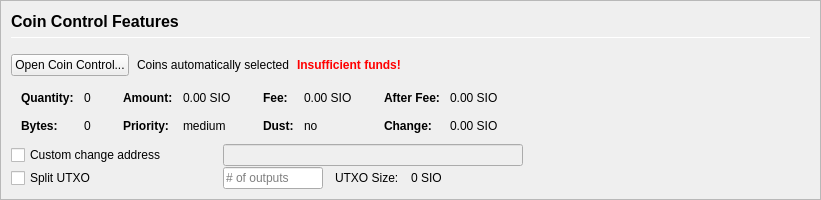
         <widget class="QFrame" name="frameCoinControl">
          <property name="sizePolicy">
           <sizepolicy hsizetype="Expanding" vsizetype="Expanding">
            <horstretch>0</horstretch>
            <verstretch>0</verstretch>
           </sizepolicy>
          </property>
          <property name="maximumSize">
           <size>
            <width>16777215</width>
            <height>16777215</height>
           </size>
          </property>
          <property name="frameShape">
           <enum>QFrame::StyledPanel</enum>
          </property>
          <property name="frameShadow">
           <enum>QFrame::Sunken</enum>
          </property>
          <layout class="QVBoxLayout" name="verticalLayoutCoinControl2">
           <property name="spacing">
            <number>0</number>
           </property>
           <property name="margin">
            <number>0</number>
           </property>
           <item>
            <widget class="QFrame" name="frameCoinControl_BG">
             <layout class="QVBoxLayout" name="verticalLayoutCoinControl" stretch="0,0,0,0,0,0">
              <property name="spacing">
               <number>1</number>
              </property>
              <property name="leftMargin">
               <number>10</number>
              </property>
              <property name="topMargin">
               <number>10</number>
              </property>
              <item>
               <layout class="QHBoxLayout" name="horizontalLayoutCoinControl1">
                <property name="bottomMargin">
                 <number>15</number>
                </property>
                <item>
                 <layout class="QVBoxLayout" name="verticalLayout_3">
                  <property name="spacing">
                   <number>6</number>
                  </property>
                  <item>
                   <widget class="QLabel" name="labelCoinControlFeatures">
                    <property name="sizePolicy">
                     <sizepolicy hsizetype="Preferred" vsizetype="Maximum">
                      <horstretch>0</horstretch>
                      <verstretch>0</verstretch>
                     </sizepolicy>
                    </property>
                    <property name="minimumSize">
                     <size>
                      <width>0</width>
                      <height>20</height>
                     </size>
                    </property>
                    <property name="font">
                     <font>
                      <pointsize>12</pointsize>
                      <weight>75</weight>
                      <bold>true</bold>
                     </font>
                    </property>
                    <property name="styleSheet">
                     <string notr="true">font-weight:bold;</string>
                    </property>
                    <property name="text">
                     <string>Coin Control Features</string>
                    </property>
                   </widget>
                  </item>
                  <item>
                   <widget class="Line" name="line">
                    <property name="minimumSize">
                     <size>
                      <width>0</width>
                      <height>1</height>
                     </size>
                    </property>
                    <property name="maximumSize">
                     <size>
                      <width>16777215</width>
                      <height>1</height>
                     </size>
                    </property>
                    <property name="orientation">
                     <enum>Qt::Horizontal</enum>
                    </property>
                   </widget>
                  </item>
                 </layout>
                </item>
               </layout>
              </item>
              <item>
               <layout class="QHBoxLayout" name="horizontalLayoutCoinControl2" stretch="0,0,0,0">
                <property name="spacing">
                 <number>8</number>
                </property>
                <property name="bottomMargin">
                 <number>10</number>
                </property>
                <item>
                 <widget class="QPushButton" name="pushButtonCoinControl">
                  <property name="styleSheet">
                   <string notr="true"/>
                  </property>
                  <property name="text">
                   <string>Open Coin Control...</string>
                  </property>
                  <property name="autoDefault">
                   <bool>false</bool>
                  </property>
                 </widget>
                </item>
                <item>
                 <widget class="QLabel" name="labelCoinControlAutomaticallySelected">
                  <property name="text">
                   <string>Coins automatically selected</string>
                  </property>
                  <property name="margin">
                   <number>5</number>
                  </property>
                 </widget>
                </item>
                <item>
                 <widget class="QLabel" name="labelCoinControlInsuffFunds">
                  <property name="font">
                   <font>
                    <weight>75</weight>
                    <bold>true</bold>
                   </font>
                  </property>
                  <property name="styleSheet">
                   <string notr="true">color:red;font-weight:bold;</string>
                  </property>
                  <property name="text">
                   <string>Insufficient funds!</string>
                  </property>
                  <property name="margin">
                   <number>5</number>
                  </property>
                 </widget>
                </item>
                <item>
                 <spacer name="horizontalSpacerCoinControl">
                  <property name="orientation">
                   <enum>Qt::Horizontal</enum>
                  </property>
                  <property name="sizeHint" stdset="0">
                   <size>
                    <width>40</width>
                    <height>1</height>
                   </size>
                  </property>
                 </spacer>
                </item>
               </layout>
              </item>
              <item>
               <widget class="QWidget" name="widgetCoinControl" native="true">
                <property name="sizePolicy">
                 <sizepolicy hsizetype="Preferred" vsizetype="Preferred">
                  <horstretch>0</horstretch>
                  <verstretch>0</verstretch>
                 </sizepolicy>
                </property>
                <property name="minimumSize">
                 <size>
                  <width>0</width>
                  <height>0</height>
                 </size>
                </property>
                <property name="styleSheet">
                 <string notr="true"/>
                </property>
                <layout class="QHBoxLayout" name="horizontalLayoutCoinControl5">
                 <property name="margin">
                  <number>0</number>
                 </property>
                 <item>
                  <layout class="QHBoxLayout" name="horizontalLayoutCoinControl3" stretch="0,0,0,1">
                   <property name="spacing">
                    <number>20</number>
                   </property>
                   <property name="topMargin">
                    <number>0</number>
                   </property>
                   <property name="bottomMargin">
                    <number>10</number>
                   </property>
                   <item>
                    <layout class="QFormLayout" name="formLayoutCoinControl1">
                     <property name="horizontalSpacing">
                      <number>10</number>
                     </property>
                     <property name="verticalSpacing">
                      <number>14</number>
                     </property>
                     <property name="leftMargin">
                      <number>10</number>
                     </property>
                     <property name="topMargin">
                      <number>4</number>
                     </property>
                     <property name="rightMargin">
                      <number>6</number>
                     </property>
                     <item row="0" column="0">
                      <widget class="QLabel" name="labelCoinControlQuantityText">
                       <property name="font">
                        <font>
                         <weight>75</weight>
                         <bold>true</bold>
                        </font>
                       </property>
                       <property name="text">
                        <string>Quantity:</string>
                       </property>
                       <property name="margin">
                        <number>0</number>
                       </property>
                      </widget>
                     </item>
                     <item row="0" column="1">
                      <widget class="QLabel" name="labelCoinControlQuantity">
                       <property name="cursor">
                        <cursorShape>IBeamCursor</cursorShape>
                       </property>
                       <property name="contextMenuPolicy">
                        <enum>Qt::ActionsContextMenu</enum>
                       </property>
                       <property name="text">
                        <string notr="true">0</string>
                       </property>
                       <property name="margin">
                        <number>0</number>
                       </property>
                       <property name="textInteractionFlags">
                        <set>Qt::LinksAccessibleByMouse|Qt::TextSelectableByKeyboard|Qt::TextSelectableByMouse</set>
                       </property>
                      </widget>
                     </item>
                     <item row="1" column="0">
                      <widget class="QLabel" name="labelCoinControlBytesText">
                       <property name="font">
                        <font>
                         <weight>75</weight>
                         <bold>true</bold>
                        </font>
                       </property>
                       <property name="text">
                        <string>Bytes:</string>
                       </property>
                      </widget>
                     </item>
                     <item row="1" column="1">
                      <widget class="QLabel" name="labelCoinControlBytes">
                       <property name="cursor">
                        <cursorShape>IBeamCursor</cursorShape>
                       </property>
                       <property name="contextMenuPolicy">
                        <enum>Qt::ActionsContextMenu</enum>
                       </property>
                       <property name="text">
                        <string notr="true">0</string>
                       </property>
                       <property name="textInteractionFlags">
                        <set>Qt::LinksAccessibleByMouse|Qt::TextSelectableByKeyboard|Qt::TextSelectableByMouse</set>
                       </property>
                      </widget>
                     </item>
                    </layout>
                   </item>
                   <item>
                    <layout class="QFormLayout" name="formLayoutCoinControl2">
                     <property name="horizontalSpacing">
                      <number>10</number>
                     </property>
                     <property name="verticalSpacing">
                      <number>14</number>
                     </property>
                     <property name="leftMargin">
                      <number>6</number>
                     </property>
                     <property name="topMargin">
                      <number>4</number>
                     </property>
                     <property name="rightMargin">
                      <number>6</number>
                     </property>
                     <item row="0" column="0">
                      <widget class="QLabel" name="labelCoinControlAmountText">
                       <property name="font">
                        <font>
                         <weight>75</weight>
                         <bold>true</bold>
                        </font>
                       </property>
                       <property name="text">
                        <string>Amount:</string>
                       </property>
                       <property name="margin">
                        <number>0</number>
                       </property>
                      </widget>
                     </item>
                     <item row="0" column="1">
                      <widget class="QLabel" name="labelCoinControlAmount">
                       <property name="cursor">
                        <cursorShape>IBeamCursor</cursorShape>
                       </property>
                       <property name="contextMenuPolicy">
                        <enum>Qt::ActionsContextMenu</enum>
                       </property>
                       <property name="text">
                        <string notr="true">0.00 SIO</string>
                       </property>
                       <property name="textInteractionFlags">
                        <set>Qt::LinksAccessibleByMouse|Qt::TextSelectableByKeyboard|Qt::TextSelectableByMouse</set>
                       </property>
                      </widget>
                     </item>
                     <item row="1" column="0">
                      <widget class="QLabel" name="labelCoinControlPriorityText">
                       <property name="font">
                        <font>
                         <weight>75</weight>
                         <bold>true</bold>
                        </font>
                       </property>
                       <property name="text">
                        <string>Priority:</string>
                       </property>
                      </widget>
                     </item>
                     <item row="1" column="1">
                      <widget class="QLabel" name="labelCoinControlPriority">
                       <property name="cursor">
                        <cursorShape>IBeamCursor</cursorShape>
                       </property>
                       <property name="contextMenuPolicy">
                        <enum>Qt::ActionsContextMenu</enum>
                       </property>
                       <property name="text">
                        <string>medium</string>
                       </property>
                       <property name="textInteractionFlags">
                        <set>Qt::LinksAccessibleByMouse|Qt::TextSelectableByKeyboard|Qt::TextSelectableByMouse</set>
                       </property>
                      </widget>
                     </item>
                    </layout>
                   </item>
                   <item>
                    <layout class="QFormLayout" name="formLayoutCoinControl3">
                     <property name="horizontalSpacing">
                      <number>10</number>
                     </property>
                     <property name="verticalSpacing">
                      <number>14</number>
                     </property>
                     <property name="leftMargin">
                      <number>6</number>
                     </property>
                     <property name="topMargin">
                      <number>4</number>
                     </property>
                     <property name="rightMargin">
                      <number>6</number>
                     </property>
                     <item row="0" column="0">
                      <widget class="QLabel" name="labelCoinControlFeeText">
                       <property name="font">
                        <font>
                         <weight>75</weight>
                         <bold>true</bold>
                        </font>
                       </property>
                       <property name="text">
                        <string>Fee:</string>
                       </property>
                       <property name="margin">
                        <number>0</number>
                       </property>
                      </widget>
                     </item>
                     <item row="0" column="1">
                      <widget class="QLabel" name="labelCoinControlFee">
                       <property name="cursor">
                        <cursorShape>IBeamCursor</cursorShape>
                       </property>
                       <property name="contextMenuPolicy">
                        <enum>Qt::ActionsContextMenu</enum>
                       </property>
                       <property name="text">
                        <string notr="true">0.00 SIO</string>
                       </property>
                       <property name="textInteractionFlags">
                        <set>Qt::LinksAccessibleByMouse|Qt::TextSelectableByKeyboard|Qt::TextSelectableByMouse</set>
                       </property>
                      </widget>
                     </item>
                     <item row="1" column="0">
                      <widget class="QLabel" name="labelCoinControlLowOutputText">
                       <property name="font">
                        <font>
                         <weight>75</weight>
                         <bold>true</bold>
                        </font>
                       </property>
                       <property name="text">
                        <string>Dust:</string>
                       </property>
                      </widget>
                     </item>
                     <item row="1" column="1">
                      <widget class="QLabel" name="labelCoinControlLowOutput">
                       <property name="cursor">
                        <cursorShape>IBeamCursor</cursorShape>
                       </property>
                       <property name="contextMenuPolicy">
                        <enum>Qt::ActionsContextMenu</enum>
                       </property>
                       <property name="text">
                        <string>no</string>
                       </property>
                       <property name="textInteractionFlags">
                        <set>Qt::LinksAccessibleByMouse|Qt::TextSelectableByKeyboard|Qt::TextSelectableByMouse</set>
                       </property>
                      </widget>
                     </item>
                    </layout>
                   </item>
                   <item>
                    <layout class="QFormLayout" name="formLayoutCoinControl4">
                     <property name="horizontalSpacing">
                      <number>10</number>
                     </property>
                     <property name="verticalSpacing">
                      <number>14</number>
                     </property>
                     <property name="leftMargin">
                      <number>6</number>
                     </property>
                     <property name="topMargin">
                      <number>4</number>
                     </property>
                     <property name="rightMargin">
                      <number>6</number>
                     </property>
                     <item row="0" column="0">
                      <widget class="QLabel" name="labelCoinControlAfterFeeText">
                       <property name="font">
                        <font>
                         <weight>75</weight>
                         <bold>true</bold>
                        </font>
                       </property>
                       <property name="text">
                        <string>After Fee:</string>
                       </property>
                       <property name="margin">
                        <number>0</number>
                       </property>
                      </widget>
                     </item>
                     <item row="0" column="1">
                      <widget class="QLabel" name="labelCoinControlAfterFee">
                       <property name="cursor">
                        <cursorShape>IBeamCursor</cursorShape>
                       </property>
                       <property name="contextMenuPolicy">
                        <enum>Qt::ActionsContextMenu</enum>
                       </property>
                       <property name="text">
                        <string notr="true">0.00 SIO</string>
                       </property>
                       <property name="textInteractionFlags">
                        <set>Qt::LinksAccessibleByMouse|Qt::TextSelectableByKeyboard|Qt::TextSelectableByMouse</set>
                       </property>
                      </widget>
                     </item>
                     <item row="1" column="0">
                      <widget class="QLabel" name="labelCoinControlChangeText">
                       <property name="font">
                        <font>
                         <weight>75</weight>
                         <bold>true</bold>
                        </font>
                       </property>
                       <property name="text">
                        <string>Change:</string>
                       </property>
                      </widget>
                     </item>
                     <item row="1" column="1">
                      <widget class="QLabel" name="labelCoinControlChange">
                       <property name="cursor">
                        <cursorShape>IBeamCursor</cursorShape>
                       </property>
                       <property name="contextMenuPolicy">
                        <enum>Qt::ActionsContextMenu</enum>
                       </property>
                       <property name="text">
                        <string notr="true">0.00 SIO</string>
                       </property>
                       <property name="textInteractionFlags">
                        <set>Qt::LinksAccessibleByMouse|Qt::TextSelectableByKeyboard|Qt::TextSelectableByMouse</set>
                       </property>
                      </widget>
                     </item>
                    </layout>
                   </item>
                  </layout>
                 </item>
                </layout>
               </widget>
              </item>
              <item>
               <layout class="QHBoxLayout" name="horizontalLayoutCoinControl4">
                <property name="spacing">
                 <number>12</number>
                </property>
                <property name="sizeConstraint">
                 <enum>QLayout::SetDefaultConstraint</enum>
                </property>
                <property name="topMargin">
                 <number>0</number>
                </property>
                <property name="rightMargin">
                 <number>0</number>
                </property>
                <item>
                 <widget class="QCheckBox" name="checkBoxCoinControlChange">
                  <property name="sizePolicy">
                   <sizepolicy hsizetype="Preferred" vsizetype="Preferred">
                    <horstretch>0</horstretch>
                    <verstretch>0</verstretch>
                   </sizepolicy>
                  </property>
                  <property name="minimumSize">
                   <size>
                    <width>200</width>
                    <height>0</height>
                   </size>
                  </property>
                  <property name="maximumSize">
                   <size>
                    <width>200</width>
                    <height>16777215</height>
                   </size>
                  </property>
                  <property name="toolTip">
                   <string>If this is activated, but the change address is empty or invalid, change will be sent to a newly generated address.</string>
                  </property>
                  <property name="text">
                   <string>Custom change address</string>
                  </property>
                 </widget>
                </item>
                <item>
                 <widget class="QValidatedLineEdit" name="lineEditCoinControlChange">
                  <property name="enabled">
                   <bool>false</bool>
                  </property>
                  <property name="sizePolicy">
                   <sizepolicy hsizetype="Preferred" vsizetype="Preferred">
                    <horstretch>0</horstretch>
                    <verstretch>0</verstretch>
                   </sizepolicy>
                  </property>
                  <property name="minimumSize">
                   <size>
                    <width>300</width>
                    <height>0</height>
                   </size>
                  </property>
                 </widget>
                </item>
                <item>
                 <widget class="QLabel" name="labelCoinControlChangeLabel">
                  <property name="sizePolicy">
                   <sizepolicy hsizetype="Preferred" vsizetype="Preferred">
                    <horstretch>0</horstretch>
                    <verstretch>0</verstretch>
                   </sizepolicy>
                  </property>
                  <property name="minimumSize">
                   <size>
                    <width>100</width>
                    <height>0</height>
                   </size>
                  </property>
                  <property name="text">
                   <string/>
                  </property>
                  <property name="margin">
                   <number>3</number>
                  </property>
                 </widget>
                </item>
               </layout>
              </item>
              <item>
               <layout class="QHBoxLayout" name="horizontalLayoutCoinControl6">
                <property name="spacing">
                 <number>12</number>
                </property>
                <property name="rightMargin">
                 <number>0</number>
                </property>
                <item>
                 <widget class="QCheckBox" name="splitBlockCheckBox">
                  <property name="sizePolicy">
                   <sizepolicy hsizetype="Preferred" vsizetype="Preferred">
                    <horstretch>0</horstretch>
                    <verstretch>0</verstretch>
                   </sizepolicy>
                  </property>
                  <property name="minimumSize">
                   <size>
                    <width>200</width>
                    <height>0</height>
                   </size>
                  </property>
                  <property name="maximumSize">
                   <size>
                    <width>200</width>
                    <height>16777215</height>
                   </size>
                  </property>
                  <property name="text">
                   <string>Split UTXO</string>
                  </property>
                 </widget>
                </item>
                <item>
                 <widget class="QLineEdit" name="splitBlockLineEdit">
                  <property name="sizePolicy">
                   <sizepolicy hsizetype="Preferred" vsizetype="Preferred">
                    <horstretch>50</horstretch>
                    <verstretch>0</verstretch>
                   </sizepolicy>
                  </property>
                  <property name="minimumSize">
                   <size>
                    <width>100</width>
                    <height>0</height>
                   </size>
                  </property>
                  <property name="maximumSize">
                   <size>
                    <width>100</width>
                    <height>16777215</height>
                   </size>
                  </property>
                  <property name="placeholderText">
                   <string># of outputs</string>
                  </property>
                 </widget>
                </item>
                <item>
                 <widget class="QLabel" name="labelBlockSizeText">
                  <property name="text">
                   <string>UTXO Size:</string>
                  </property>
                 </widget>
                </item>
                <item>
                 <widget class="QLabel" name="labelBlockSize">
                  <property name="text">
                   <string>0 SIO</string>
                  </property>
                 </widget>
                </item>
                <item>
                 <spacer name="horizontalSpacer_7">
                  <property name="orientation">
                   <enum>Qt::Horizontal</enum>
                  </property>
                  <property name="sizeHint" stdset="0">
                   <size>
                    <width>40</width>
                    <height>20</height>
                   </size>
                  </property>
                 </spacer>
                </item>
               </layout>
              </item>
              <item>
               <spacer name="verticalSpacerCoinControl">
                <property name="orientation">
                 <enum>Qt::Vertical</enum>
                </property>
                <property name="sizeHint" stdset="0">
                 <size>
                  <width>800</width>
                  <height>1</height>
                 </size>
                </property>
               </spacer>
              </item>
             </layout>
            </widget>
           </item>
          </layout>
         </widget>
